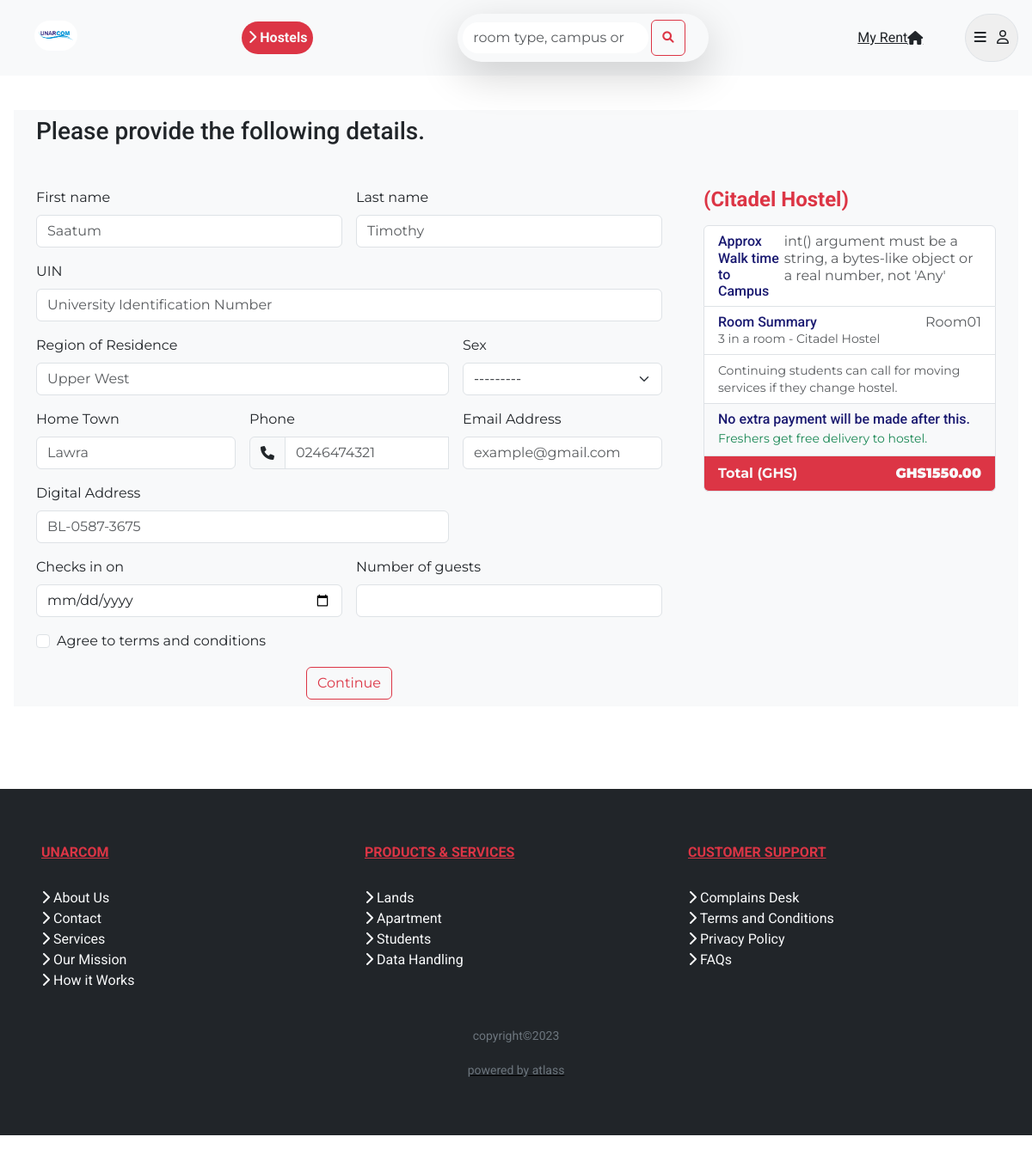
The app's page /rooms/request-to-book/2/11 (signed in) with its own data.
### hostels/models.py (models this page shows, shortened)
class Room(models.Model):
    room_type = models.ForeignKey(RoomType, on_delete=models.CASCADE)
    room_number = models.CharField(max_length=100)
    capacity = models.PositiveIntegerField()
    room_occupant_gender = models.CharField(max_length=7, blank=True)
    is_booked = models.BooleanField(default=False)
    is_full = models.BooleanField(default=False)
    def hostel(self):
        return self.room_type.hostel
    def cost_per_head(self):
        return self.room_type.cost_per_head
    def get_hostel_distance(self):
        return self.room_type.hostel.get_dist()

class RoomType(models.Model):
    hostel = models.ForeignKey(Hostel, on_delete=models.CASCADE)
    room_type = models.CharField(max_length=100)
    room_display_image = models.ImageField(upload_to='unarcom/room_type/images', default=None, null=True, blank=True)
    room_type_number = models.PositiveIntegerField()
    room_numbers = models.JSONField(default=dict)
    room_capacity = models.PositiveIntegerField()
    max_capacity = models.PositiveIntegerField()
    cost_per_head = models.DecimalField(max_digits=65, decimal_places=2)
    db_use_only = models.PositiveIntegerField()
    details = RichTextUploadingField()
    def __str__(self):
        return f'{self.room_type} - {self.hostel}'

class Hostel(models.Model):
    created_by = models.ForeignKey(user, on_delete=models.CASCADE)
    owner_name = models.CharField(max_length=100, default='unarcom', help_text='Enter name of hostel owner')
    school = models.ForeignKey(School, on_delete=models.CASCADE)
    campus = models.CharField(max_length=100, default='Main Campus', help_text='Enter campus the hostel is located')
    hostel_name = models.CharField(max_length=50, default='unnamed hostel')
    contact = models.CharField(help_text='0589 693 6595', max_length=10)
    display_image = models.ImageField(blank=True, upload_to='unarcom/hostel/images', default=None)
    date_added = models.DateTimeField(default=timezone.now)
    no_of_rooms = models.PositiveIntegerField(help_text='E.g 20')
    description = RichTextUploadingField()
    hostel_coordinates = models.CharField(max_length=100, help_text='latitude, longitude')
    cost_range = models.CharField(max_length=200, help_text='4500')
    duration_of_rent = models.PositiveIntegerField(help_text='2')
    wifi = models.CharField(max_length=50)
    amenities = models.ManyToManyField(Amenities)
    account_number = models.CharField(max_length=100, null=True, blank=True)
    account_name = models.CharField(max_length=100)
    rating = models.DecimalField(max_digits=10, decimal_places=1)
    '''
    trimming images to an appropriate size before saving to the database
    '''
    def __str__(self):
        return self.hostel_name
    '''
    a method to get the cost of a romm
    '''
    '''
    calculating the distance of the hostel to the campus
    '''
    def get_dist(self):
        try:
            time_to_walk = calc_distance(hostel_coordinates=self.hostel_coordinates, school_coordinates=self.school.school_coordinates)
        except Exception as e:
            return e
        return time_to_walk

class School(models.Model):
    name = models.CharField(max_length=100)
    city = models.CharField(max_length=100)
    region = models.CharField(max_length=100)
    school_coordinates = models.CharField(max_length=100)
    '''
    return the name of the school
    '''

### hostels/views.py (the view, shortened to what this page needs)
# urls.py: path('rooms/request-to-book/<int:pk>/<int:room_pk>', make_booking, name='pay'),
@login_required
def make_booking(request, pk, room_pk):
    room = Room.objects.get(pk=room_pk)
    form = BookingCreationForm()
    return render(request, 'hostels/booking_form.html', {'form': form, 'room':room})

### hostels/distance.py (called while the page is built)
def calc_distance(hostel_coordinates, school_coordinates):
	lat, longi = school_coordinates.split(',')
	'''
	converting str points to float
	'''
	lat = float(lat)
	longi = float(longi)
	host_lat, host_longi = hostel_coordinates.split(',')
	host_lat = float(host_lat)
	host_longi = float(host_longi)
	geod = Geodesic.WGS84
	res = geod.Inverse(lat, longi, host_lat, host_longi)
	'''
	assume an average person walks 80m in a minute
	'''
	dist = res['s12']
	average_walking_time = int(dist / 80)
	return f'{average_walking_time} mins'

### hostels/templates/hostels/booking_form.html (shortened to what this page needs)
{% extends 'hostels/base.html' %}
{% load static %} {% load crispy_forms_tags %}
{% block content %}
<section class="user bg-light py-2">
  <div class="container">
    <h3 class="mb-5 text-dark">Please provide the following details.</h3>
  </div>
  <div class="container">
    <div class="row g-5">
      <div class="col-md-8">
        <form method="POST" class="row g-3 needs-validation" novalidate>
          <div class="col-md-6">
            <label for="{{form.first_name.id_for_label}}" class="form-label"
              >First name</label>
            {{form.first_name}}
          </div>
          <div class="col-md-6">
            <label for="{{form.last_name.id_for_label}}" class="form-label"
              >Last name</label
            >
            {{form.last_name}}
          </div>
          <div class="col-md-12">
            <label
              for="{{form.university_identification_number.id_for_label}}"
              class="form-label"
              >UIN </label
            >
            {{form.university_identification_number}}
          </div>
          <div class="col-md-8">
            <label
              for="{{form.region_of_residence.id_for_label}}"
              class="form-label"
              >Region of Residence</label
            >
            {{form.region_of_residence}}
          </div>
          <div class="col-md-4">
            <label for="{{form.gender.id_for_label}}" class="form-label"
              >Sex </label
            >
            {{form.gender}}
          </div>
          <div class="col-md-4">
            <label for="{{form.city_or_town.id_for_label}}" class="form-label"
              >Home Town
              </label
            >
            {{form.city_or_town}}
          </div>
          <div class="col-md-4">
            <label for="{{form.phone_number.id_for_label}}" class="form-label"
              >Phone </label
            >
            <div class="input-group has-validation">
              <span class="input-group-text" id="inputGroupPrepend"
                ><i class="fa-solid fa-phone"></i
              ></span>
              {{form.phone_number}}
            </div>
          </div>
          <div class="col-md-4">
            <label for="{{form.email_address.id_for_label}}" class="form-label"
              >Email Address
              </label
            >
            {{form.email_address}}
          </div>
          <div class="col-md-8">
            <label
              for="{{form.digital_address.id_for_label}}"
              class="form-label"
              >Digital Address
              </label
            >
            {{form.digital_address}}
          </div>
          <div class="col-md-6">
            <label for="{{form.check_in.id_for_label}}" class="form-label"
              >Checks in on
              </label
            >
            {{form.check_in}}
          </div>
          <div class="col-md-6">
            <label
              for="{{form.number_of_guests.id_for_label}}"
              class="form-label"
              >Number of guests
              </label
            >
            {{form.number_of_guests}}
          </div>
          <div class="col-12">
            <div class="form-check">
              <input
                class="form-check-input"
                type="checkbox"
                value=""
                id="invalidCheck"
                required
              />
              <label class="form-check-label" for="invalidCheck">
                Agree to terms and conditions
              </label>
            </div>
          </div>
          <div class="col-12 d-flex justify-content-center">
            <button class="btn btn-outline-danger" type="submit">
              Continue
            </button>
          </div>
        </form>
      </div>
      <div class="col-md-4 d-none d-md-block">
        <h4 class="d-flex justify-content-between align-items-center mb-3">
          <span class="text-danger fw-bolder">({{room.hostel}})</span>
        </h4>
        <ul class="list-group mb-3">
          <li class="list-group-item d-flex justify-content-between lh-sm">
            <div>
              <h6 class="my-0">Approx Walk time to Campus</h6>
            </div>
            <span class="text-body-secondary"
              >{{room.get_hostel_distance}}</span
            >
          </li>
          <li class="list-group-item d-flex justify-content-between lh-sm">
            <div>
              <h6 class="my-0">Room Summary</h6>
              <small class="text-body-secondary">{{room.room_type}}</small>
            </div>
            <span class="text-body-secondary">{{room.room_number}}</span>
          </li>
          <li class="list-group-item d-flex justify-content-between lh-sm">
            <div>
              <small class="text-body-secondary"
                >Continuing students can call for moving services if they change
                hostel.</small
              >
            </div>
          </li>
          <li
            class="list-group-item d-flex justify-content-between bg-body-tertiary"
          >
            <div class="text-success">
              <h6 class="my-0">No extra payment will be made after this.</h6>
              <small>Freshers get free delivery to hostel.</small>
            </div>
          </li>
          <li
            class="list-group-item d-flex justify-content-between bg-danger text-light fw-bolder"
          >
            <span>Total (GHS)</span>
            <strong>GHS{{room.cost_per_head}}</strong>
          </li>
        </ul>
      </div>
    </div>
  </div>
</section>
{% endblock %}

### hostels/static/hostels/css/style.css (style rules this page uses)
html { scroll-behavior: smooth; }
body, html, a { text-decoration: none; font-family: 'Montserrat', sans-serif;; list-style-type: none; }
h1, h2, h3, h4, h5, h6,.h7, a, p { color: #191970; font-family: 'Roboto', sans-serif; }
.user { margin: 8em 1em 0em 1em; }
.text-danger { color: #a83264; }

### records on screen
Room: hostel "Citadel Hostel", get_hostel_distance "int() argument must be a string, a bytes-like object or a real number, not 'Any'", room_type "3 in a room - Citadel Hostel", room_number "Room01", cost_per_head "1550.00"
